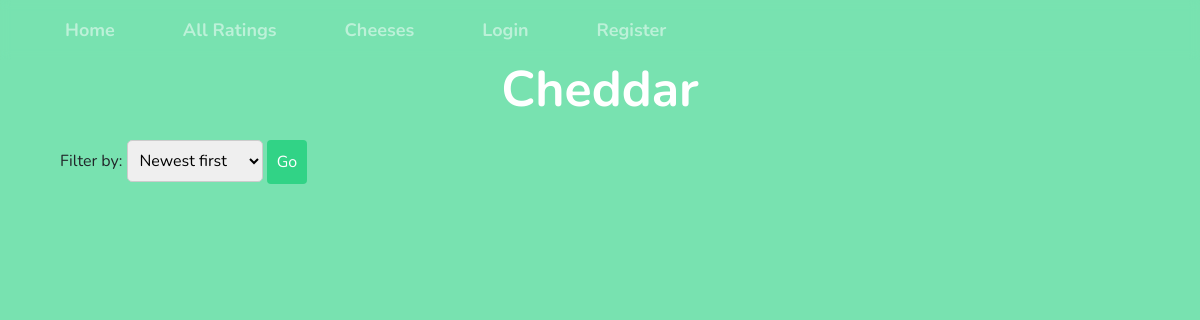
Page /cheese_profile/cheddar on the earlier database version.
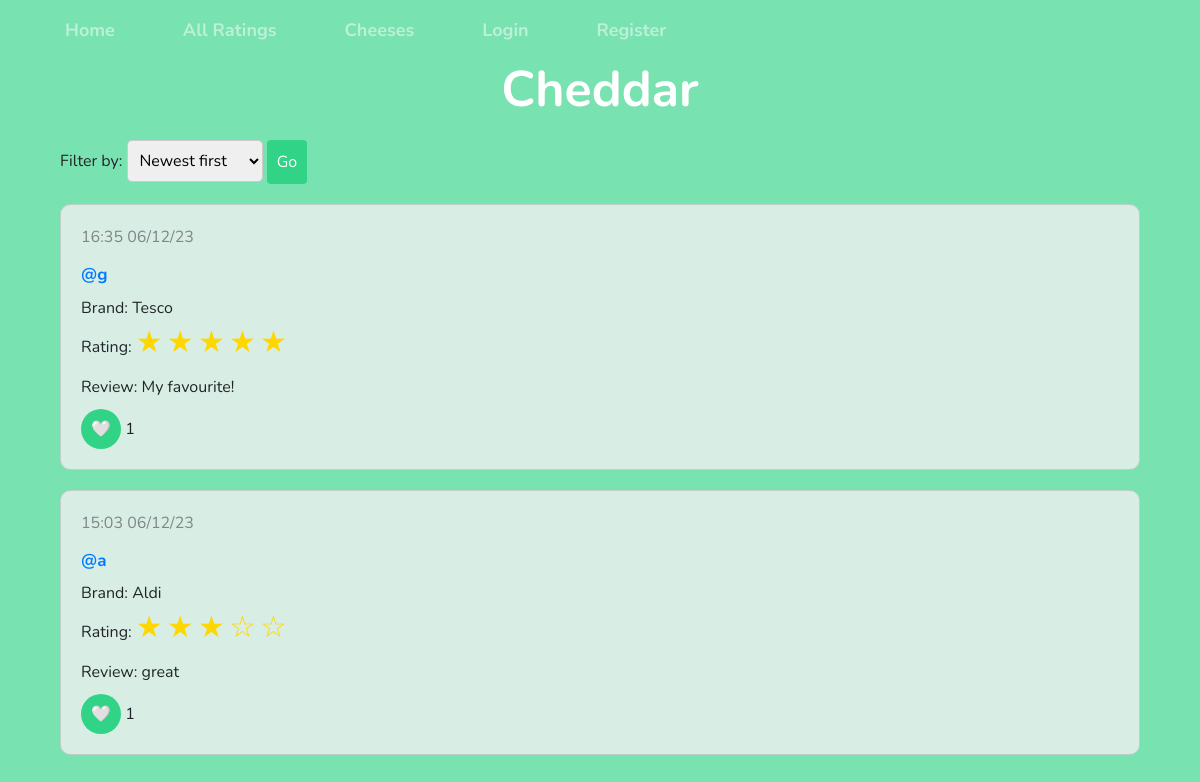
Same page on the later database version.
### app/models.py (models this page shows, shortened)
class Cheese(db.Model):
    id = db.Column(db.Integer, primary_key=True)
    name = db.Column(db.String(64), index=True, unique=False)

class Review(db.Model):
    id = db.Column(db.Integer, primary_key=True)
    cheese_id = db.Column(db.Integer, db.ForeignKey('cheese.id'))
    user_id = db.Column(db.Integer, db.ForeignKey('user.id'))
    date = db.Column(db.DateTime, index=True)
    brand = db.Column(db.String(50))
    review = db.Column(db.String(500))
    rating = db.Column(db.Integer)
    likes = db.Column(db.Integer, default=0)

### app/cheeses.py (the view)
@cheeses.route('/cheese_profile/<cheese>')
def cheese_profile(cheese):
    cheese = cheese.replace("-", " ").title()
    cheese_name=Cheese.query.filter_by(name=cheese).first()
    review_filter_form=ReviewFilterForm()
    reviews_original=[]
    if request.method == 'GET' and 'submit' in request.args:
        selected_option = request.args.get('filter_option')
        review_filter_form.filter_option.default = selected_option
        review_filter_form.process()
    else:
        selected_option = 'newest-first'
    if selected_option == 'newest-first':
        reviews_original = Review.query.order_by(Review.date.desc()).filter_by(cheese_id=cheese_name.id).all()
    elif selected_option == 'oldest-first':
        reviews_original = Review.query.order_by(Review.date.asc()).filter_by(cheese_id=cheese_name.id).all()
    elif selected_option == 'highest-rated':
        reviews_original = Review.query.order_by(Review.rating.desc()).filter_by(cheese_id=cheese_name.id).all()
    elif selected_option == 'lowest-rated':
        reviews_original = Review.query.order_by(Review.rating.asc()).filter_by(cheese_id=cheese_name.id).all()
    elif selected_option == 'most-liked':
        reviews_original = Review.query.order_by(Review.likes.desc()).filter_by(cheese_id=cheese_name.id).all()
    reviews=[]
    for entry in reviews_original:
        review={}
        review['id']=entry.id
        review['date']=entry.date.strftime("%H:%M %d/%m/%y")
        review['user']=User.query.filter_by(id=entry.user_id).first().username
        review['brand']=entry.brand
        review['rating']=entry.rating
        review['review']=entry.review
        review['likes']=entry.likes
        reviews.append(review)
        print(cheese_name.name)
    return render_template('cheese_profile.html', cheese=cheese_name, reviews=reviews, review_filter_form=review_filter_form)

### app/forms.py
class ReviewFilterForm(FlaskForm):
    filter_option = SelectField('Filter by: ', choices=[('newest-first', 'Newest first'), ('oldest-first', 'Oldest first'), ('highest-rated', 'Highest rated'), ('lowest-rated', 'Lowest rated'), ('most-liked', 'Most liked')], default='newest-first')
    submit = SubmitField('Go')

### app/__init__.py (called while the page is built)
@app.before_request
def initial_setup():
    filename = app.static_folder + '/cheeses.txt'
    get_cheeses(filename)

### app/get_cheeses.py (called while the page is built)
def get_cheeses(filename):
    with open(filename, 'r') as file:
        cheeses = file.readlines()
        for cheese_name in cheeses:
            cheese_name = cheese_name.strip()
            existing_cheese = Cheese.query.filter_by(name=cheese_name).first()
            if not existing_cheese:
                cheese = Cheese(name=cheese_name)
                db.session.add(cheese)
        db.session.commit()

### app/templates/cheese_profile.html (shortened to what this page needs)
{% extends "base.html" %}
{% block content %}
<div class="container">
    <h1 class="page-title">{{ cheese.name }}</h1>
    <div class="container-fluid">
        <div class="row">
            <div class="col-12">
                <form class="filter-select" method="GET" action="{{ url_for('cheeses.cheese_profile', cheese=cheese.name.lower().replace(' ', '-')) }}">
                    {{ review_filter_form.filter_option.label }} {{ review_filter_form.filter_option }}
                    {{ review_filter_form.submit (class="btn btn-success go-button") }}
                </form>
            </div>
        </div>
        <div class="row">
            <div class="col-12">
                {% for review in reviews %}
                <div class="card">
                    <div class="card-body">
                        <p class="card-text-datetime">{{ review.date }}</p>
                        <h5 class="card-text-username"><a href="{{ url_for ('ratings.user_ratings', username=review.user) }}">@{{ review.user }}</a></h5>
                        <p class="card-text-brand">Brand: {{ review.brand }}</p>
                        <p class="card-text">Rating:
                            {% for i in range(review.rating) %}
                            <span class="review-stars">&#9733;</span>
                            {% endfor %}
                            {% for i in range(5 - review.rating) %}
                            <span class="review-stars">&#9734;</span>
                        {% endfor %}
                        <p class="card-text">Review: {{ review.review }}</p>
                        <button class="like-button" review-id="{{ review.id }}">
                            &#129293;
                        </button>
                        <span id="likes-{{ review.id }}">{{ review.likes }}</span>
                    </div>
                </div>
                {% endfor %}
            </div>
        </div>
    </div>
</div>
{% endblock %}

### app/templates/base.html (shortened to what this page needs)
<!DOCTYPE html>
<html>
    <head>
    <link rel="stylesheet" href="https://stackpath.bootstrapcdn.com/bootstrap/4.2.1/css/bootstrap.min.css">
    <link rel="stylesheet" href="{{ url_for('static', filename='formatting.css') }}">
    </head>
    <body>
      <div>
        <nav class="navbar navbar-expand-sm navbar-dark">
          <div class="container-fluid">
            <ul class="navbar-nav">
              <li class="navbar-item">
                <button> <a class="nav-link" href="{{ url_for('ratings.index') }}">Home</a></button>
              </li>
              <li class="navbar-item">
                <button> <a class="nav-link" href="{{ url_for('ratings.all_ratings') }}">All Ratings</a></button>
              </li>
              <li class="navbar-item">
                <button> <a class="nav-link" href="{{ url_for('cheeses.all_cheeses') }}">Cheeses</a></button>
              </li>
              <li class="navbar-item">
              {% if not current_user.is_authenticated %}
                <button> <a class="nav-link" href="{{ url_for('auth.login') }}">Login</a></button>
              </li>
              <li class="navbar-item">
                <button> <a class="nav-link" href="{{ url_for('auth.register') }}">Register</a></button>
              </li>
              {% endif %}
            </ul>
          </div>
        </nav>
        <div class="container-fluid">
          {% block content %}{% endblock %}
        </div>
    </body>
  </html>

### app/static/formatting.css (style rules this page uses)
.navbar { backdrop-filter: blur(5px); display: flex; justify-content: center; align-items: center; height: 60px; }
.navbar-item { margin: 0 10px; list-style: none; }
.navbar-item button, .navbar-dropdown { border: none; border-radius: 30px; padding: 8px 16px; background-color: transparent; color: white; font-weight: bold; font-size: 18px; transition: background-color 0.3s, color 0.3s; }
.page-title { color: #ffffff; font-size: 50px; text-align: center; font-weight: bold; margin-bottom: 20px; }
.form-group input, select, textarea { padding: 8px; border-radius: 5px; border: 1px solid #ccc; }
.form-group input[type="submit"], .go-button, .go-button:hover { padding: 10px; background-color: #31d386; color: white; border: none; cursor: pointer; }
.card { background-color: rgba(240, 240, 240, 0.8); backdrop-filter: blur(5px); border-radius: 10px; margin-bottom: 20px; }
.card-body { padding: 20px; }
.card-text { margin-bottom: 10px; }
.card-text-datetime { color: #818589; }
.card-text-username { font-size: 17px; font-weight: bold; margin-bottom: 10px; }
.card-text-brand { margin-bottom: 0px; }
.review-stars { color: gold; font-size: 30px; }
.like-button { width: 40px; height: 40px; border-radius: 50%; background-color: #31d386; border: none; cursor: pointer; align-items: center; }
.filter-select { margin-bottom: 20px; }
body { background-color: #78e2b0; font-family: 'Nunito'; font-size: 16px; }

Differences in the rows shown:
added Review: date "16:35 06/12/23", user "g", brand "Tesco", review "My favourite!", likes "1"
added Review: date "15:03 06/12/23", user "a", brand "Aldi", review "great", likes "1"
